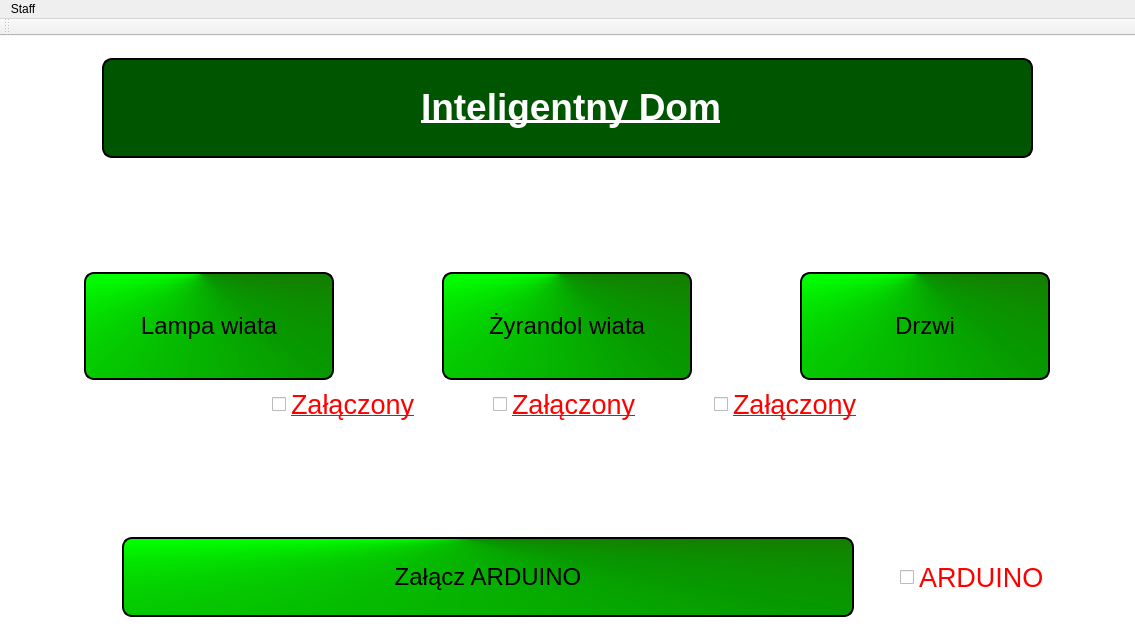
<?xml version="1.0" encoding="UTF-8"?>
<ui version="4.0">
 <class>MainWindow</class>
 <widget class="QMainWindow" name="MainWindow">
  <property name="geometry">
   <rect>
    <x>0</x>
    <y>0</y>
    <width>1135</width>
    <height>639</height>
   </rect>
  </property>
  <property name="windowTitle">
   <string>MainWindow</string>
  </property>
  <property name="windowIcon">
   <iconset resource="database.qrc">
    <normaloff>:/image/rasp.png</normaloff>:/image/rasp.png</iconset>
  </property>
  <property name="styleSheet">
   <string notr="true">QCheckBox:unchecked {
  color: red;
}
QCheckBox:checked {
  color: green;
}
QMainWindow{
background-color: rgb(255, 255, 255);
}






</string>
  </property>
  <widget class="QWidget" name="centralWidget">
   <property name="sizePolicy">
    <sizepolicy hsizetype="Expanding" vsizetype="Expanding">
     <horstretch>0</horstretch>
     <verstretch>0</verstretch>
    </sizepolicy>
   </property>
   <property name="styleSheet">
    <string notr="true">QPushButton:pressed
{
background-color: qconicalgradient(cx:0.466346, cy:0, angle:98.8604, stop:0.240385 rgba(1, 122, 0, 255), stop:0.552885 rgba(3, 64, 0, 255), stop:0.995192 rgba(10, 20, 0, 255), stop:1 rgba(255, 255, 255, 255));
border-style: outset;
border-width: 2px;
border-radius: 10px;
border-color: black;
}
QPushButton:disabled
{
background-color: qconicalgradient(cx:0.504808, cy:0.0795455, angle:332.19, stop:0.0913462 rgba(0, 255, 5, 227), stop:0.533654 rgba(0, 255, 101, 236), stop:0.846154 rgba(0, 255, 98, 238));
border-style: outset;
border-width: 2px;
border-radius: 10px;
border-color: black;
}
QPushButton
{
background-color: qconicalgradient(cx:0.466346, cy:0, angle:98.8604, stop:0.240385 rgba(2, 255, 0, 255), stop:0.552885 rgba(7, 153, 0, 255), stop:0.995192 rgba(41, 81, 0, 255), stop:1 rgba(255, 255, 255, 255));
border-style: outset;
border-width: 2px;
border-radius: 10px;
border-color: black;
}
QPushButton:hover  {
    color:black;
	background-color: qconicalgradient(cx:0.511236, cy:0.0340909, angle:89.3626, stop:0 rgba(57, 223, 54, 255), stop:1 rgba(115, 255, 143, 255));
border-style: outset;
border-width: 2px;
border-radius: 10px;
border-color: black;
}
	</string>
   </property>
   <layout class="QVBoxLayout" name="verticalLayout">
    <item>
     <widget class="QWidget" name="menu_view" native="true">
      <property name="sizePolicy">
       <sizepolicy hsizetype="Expanding" vsizetype="Expanding">
        <horstretch>0</horstretch>
        <verstretch>0</verstretch>
       </sizepolicy>
      </property>
      <layout class="QGridLayout" name="window">
       <item row="0" column="0">
        <layout class="QGridLayout" name="gridLayout_2">
         <item row="1" column="0">
          <layout class="QHBoxLayout" name="horizontalLayout_2">
           <item>
            <spacer name="horizontalSpacer">
             <property name="orientation">
              <enum>Qt::Horizontal</enum>
             </property>
             <property name="sizeType">
              <enum>QSizePolicy::Minimum</enum>
             </property>
             <property name="sizeHint" stdset="0">
              <size>
               <width>80</width>
               <height>20</height>
              </size>
             </property>
            </spacer>
           </item>
           <item>
            <widget class="QLabel" name="label">
             <property name="sizePolicy">
              <sizepolicy hsizetype="Preferred" vsizetype="MinimumExpanding">
               <horstretch>0</horstretch>
               <verstretch>0</verstretch>
              </sizepolicy>
             </property>
             <property name="maximumSize">
              <size>
               <width>16777215</width>
               <height>100</height>
              </size>
             </property>
             <property name="font">
              <font>
               <pointsize>20</pointsize>
              </font>
             </property>
             <property name="styleSheet">
              <string notr="true">QLabel
{
border-style: outset;
border-width: 2px;
color:white;
border-radius: 10px;
border-color: black;
background-color: rgb(0, 85, 0);
}</string>
             </property>
             <property name="frameShape">
              <enum>QFrame::NoFrame</enum>
             </property>
             <property name="text">
              <string>&lt;html&gt;&lt;head/&gt;&lt;body&gt;&lt;p align=&quot;center&quot;&gt;&lt;span style=&quot; font-size:28pt; font-weight:600; text-decoration: underline;&quot;&gt;Inteligentny Dom&lt;/span&gt;&lt;/p&gt;&lt;/body&gt;&lt;/html&gt;</string>
             </property>
            </widget>
           </item>
           <item>
            <spacer name="horizontalSpacer_2">
             <property name="orientation">
              <enum>Qt::Horizontal</enum>
             </property>
             <property name="sizeType">
              <enum>QSizePolicy::Minimum</enum>
             </property>
             <property name="sizeHint" stdset="0">
              <size>
               <width>80</width>
               <height>20</height>
              </size>
             </property>
            </spacer>
           </item>
          </layout>
         </item>
         <item row="6" column="0">
          <layout class="QHBoxLayout" name="horizontalLayout_5">
           <item>
            <spacer name="horizontalSpacer_3">
             <property name="orientation">
              <enum>Qt::Horizontal</enum>
             </property>
             <property name="sizeType">
              <enum>QSizePolicy::Fixed</enum>
             </property>
             <property name="sizeHint" stdset="0">
              <size>
               <width>100</width>
               <height>20</height>
              </size>
             </property>
            </spacer>
           </item>
           <item>
            <widget class="QPushButton" name="set_arduino">
             <property name="sizePolicy">
              <sizepolicy hsizetype="MinimumExpanding" vsizetype="Expanding">
               <horstretch>0</horstretch>
               <verstretch>0</verstretch>
              </sizepolicy>
             </property>
             <property name="minimumSize">
              <size>
               <width>50</width>
               <height>30</height>
              </size>
             </property>
             <property name="maximumSize">
              <size>
               <width>1000</width>
               <height>80</height>
              </size>
             </property>
             <property name="font">
              <font>
               <pointsize>18</pointsize>
              </font>
             </property>
             <property name="styleSheet">
              <string notr="true"/>
             </property>
             <property name="text">
              <string>Załącz ARDUINO</string>
             </property>
            </widget>
           </item>
           <item>
            <spacer name="horizontalSpacer_10">
             <property name="orientation">
              <enum>Qt::Horizontal</enum>
             </property>
             <property name="sizeType">
              <enum>QSizePolicy::Fixed</enum>
             </property>
             <property name="sizeHint" stdset="0">
              <size>
               <width>40</width>
               <height>20</height>
              </size>
             </property>
            </spacer>
           </item>
           <item>
            <widget class="QCheckBox" name="box_arduino">
             <property name="sizePolicy">
              <sizepolicy hsizetype="Expanding" vsizetype="Fixed">
               <horstretch>0</horstretch>
               <verstretch>0</verstretch>
              </sizepolicy>
             </property>
             <property name="minimumSize">
              <size>
               <width>160</width>
               <height>60</height>
              </size>
             </property>
             <property name="maximumSize">
              <size>
               <width>80</width>
               <height>16777215</height>
              </size>
             </property>
             <property name="font">
              <font>
               <pointsize>20</pointsize>
              </font>
             </property>
             <property name="styleSheet">
              <string notr="true"/>
             </property>
             <property name="text">
              <string>ARDUINO</string>
             </property>
            </widget>
           </item>
           <item>
            <spacer name="horizontalSpacer_11">
             <property name="orientation">
              <enum>Qt::Horizontal</enum>
             </property>
             <property name="sizeType">
              <enum>QSizePolicy::Fixed</enum>
             </property>
             <property name="sizeHint" stdset="0">
              <size>
               <width>40</width>
               <height>20</height>
              </size>
             </property>
            </spacer>
           </item>
           <item>
            <widget class="QLabel" name="label_2">
             <property name="maximumSize">
              <size>
               <width>200</width>
               <height>200</height>
              </size>
             </property>
             <property name="styleSheet">
              <string notr="true">QLabel
{
border: 0px;
background-color: rgba(255, 255, 255, 0);

}</string>
             </property>
             <property name="text">
              <string/>
             </property>
             <property name="pixmap">
              <pixmap resource="database.qrc">:/image/arduino.jpg</pixmap>
             </property>
             <property name="scaledContents">
              <bool>true</bool>
             </property>
             <property name="wordWrap">
              <bool>false</bool>
             </property>
             <property name="margin">
              <number>3</number>
             </property>
             <property name="indent">
              <number>44</number>
             </property>
             <property name="openExternalLinks">
              <bool>false</bool>
             </property>
             <property name="textInteractionFlags">
              <set>Qt::LinksAccessibleByKeyboard|Qt::LinksAccessibleByMouse</set>
             </property>
            </widget>
           </item>
          </layout>
         </item>
         <item row="3" column="0">
          <layout class="QHBoxLayout" name="horizontalLayout">
           <item>
            <layout class="QGridLayout" name="gridLayout_3">
             <item row="0" column="0">
              <widget class="QPushButton" name="Button_light_shed">
               <property name="sizePolicy">
                <sizepolicy hsizetype="Expanding" vsizetype="Expanding">
                 <horstretch>0</horstretch>
                 <verstretch>0</verstretch>
                </sizepolicy>
               </property>
               <property name="minimumSize">
                <size>
                 <width>0</width>
                 <height>40</height>
                </size>
               </property>
               <property name="maximumSize">
                <size>
                 <width>250</width>
                 <height>300</height>
                </size>
               </property>
               <property name="font">
                <font>
                 <pointsize>18</pointsize>
                </font>
               </property>
               <property name="text">
                <string>Lampa wiata</string>
               </property>
               <property name="checkable">
                <bool>true</bool>
               </property>
               <property name="checked">
                <bool>false</bool>
               </property>
              </widget>
             </item>
            </layout>
           </item>
           <item>
            <spacer name="horizontalSpacer_4">
             <property name="orientation">
              <enum>Qt::Horizontal</enum>
             </property>
             <property name="sizeType">
              <enum>QSizePolicy::Minimum</enum>
             </property>
             <property name="sizeHint" stdset="0">
              <size>
               <width>40</width>
               <height>20</height>
              </size>
             </property>
            </spacer>
           </item>
           <item>
            <layout class="QGridLayout" name="gridLayout_7">
             <item row="0" column="0">
              <widget class="QPushButton" name="Button_chandelier">
               <property name="sizePolicy">
                <sizepolicy hsizetype="Expanding" vsizetype="Fixed">
                 <horstretch>0</horstretch>
                 <verstretch>0</verstretch>
                </sizepolicy>
               </property>
               <property name="minimumSize">
                <size>
                 <width>0</width>
                 <height>40</height>
                </size>
               </property>
               <property name="maximumSize">
                <size>
                 <width>250</width>
                 <height>300</height>
                </size>
               </property>
               <property name="font">
                <font>
                 <pointsize>18</pointsize>
                </font>
               </property>
               <property name="text">
                <string>Żyrandol wiata</string>
               </property>
              </widget>
             </item>
            </layout>
           </item>
           <item>
            <spacer name="horizontalSpacer_5">
             <property name="orientation">
              <enum>Qt::Horizontal</enum>
             </property>
             <property name="sizeType">
              <enum>QSizePolicy::Minimum</enum>
             </property>
             <property name="sizeHint" stdset="0">
              <size>
               <width>40</width>
               <height>20</height>
              </size>
             </property>
            </spacer>
           </item>
           <item>
            <layout class="QGridLayout" name="gridLayout_8">
             <item row="0" column="0">
              <widget class="QPushButton" name="Button_light_door">
               <property name="sizePolicy">
                <sizepolicy hsizetype="Expanding" vsizetype="Fixed">
                 <horstretch>0</horstretch>
                 <verstretch>0</verstretch>
                </sizepolicy>
               </property>
               <property name="minimumSize">
                <size>
                 <width>20</width>
                 <height>40</height>
                </size>
               </property>
               <property name="maximumSize">
                <size>
                 <width>250</width>
                 <height>300</height>
                </size>
               </property>
               <property name="font">
                <font>
                 <pointsize>18</pointsize>
                </font>
               </property>
               <property name="text">
                <string>Drzwi</string>
               </property>
              </widget>
             </item>
            </layout>
           </item>
          </layout>
         </item>
         <item row="4" column="0">
          <layout class="QHBoxLayout" name="horizontalLayout_3">
           <item>
            <spacer name="horizontalSpacer_8">
             <property name="orientation">
              <enum>Qt::Horizontal</enum>
             </property>
             <property name="sizeType">
              <enum>QSizePolicy::Fixed</enum>
             </property>
             <property name="sizeHint" stdset="0">
              <size>
               <width>250</width>
               <height>20</height>
              </size>
             </property>
            </spacer>
           </item>
           <item>
            <layout class="QGridLayout" name="gridLayout_10">
             <item row="0" column="0" alignment="Qt::AlignHCenter">
              <widget class="QCheckBox" name="Box_light_shed">
               <property name="sizePolicy">
                <sizepolicy hsizetype="Maximum" vsizetype="Fixed">
                 <horstretch>0</horstretch>
                 <verstretch>0</verstretch>
                </sizepolicy>
               </property>
               <property name="font">
                <font>
                 <pointsize>20</pointsize>
                 <underline>true</underline>
                </font>
               </property>
               <property name="layoutDirection">
                <enum>Qt::LeftToRight</enum>
               </property>
               <property name="text">
                <string>Załączony</string>
               </property>
               <property name="iconSize">
                <size>
                 <width>50</width>
                 <height>50</height>
                </size>
               </property>
               <property name="checkable">
                <bool>true</bool>
               </property>
               <property name="tristate">
                <bool>false</bool>
               </property>
              </widget>
             </item>
            </layout>
           </item>
           <item>
            <spacer name="horizontalSpacer_6">
             <property name="orientation">
              <enum>Qt::Horizontal</enum>
             </property>
             <property name="sizeType">
              <enum>QSizePolicy::Expanding</enum>
             </property>
             <property name="sizeHint" stdset="0">
              <size>
               <width>80</width>
               <height>20</height>
              </size>
             </property>
            </spacer>
           </item>
           <item>
            <layout class="QGridLayout" name="gridLayout_13">
             <item row="0" column="0" alignment="Qt::AlignHCenter">
              <widget class="QCheckBox" name="Box_chandelier">
               <property name="sizePolicy">
                <sizepolicy hsizetype="Maximum" vsizetype="Fixed">
                 <horstretch>0</horstretch>
                 <verstretch>0</verstretch>
                </sizepolicy>
               </property>
               <property name="font">
                <font>
                 <pointsize>20</pointsize>
                 <underline>true</underline>
                </font>
               </property>
               <property name="layoutDirection">
                <enum>Qt::LeftToRight</enum>
               </property>
               <property name="styleSheet">
                <string notr="true"/>
               </property>
               <property name="text">
                <string>Załączony</string>
               </property>
               <property name="checkable">
                <bool>true</bool>
               </property>
               <property name="tristate">
                <bool>false</bool>
               </property>
              </widget>
             </item>
            </layout>
           </item>
           <item>
            <spacer name="horizontalSpacer_7">
             <property name="orientation">
              <enum>Qt::Horizontal</enum>
             </property>
             <property name="sizeType">
              <enum>QSizePolicy::Expanding</enum>
             </property>
             <property name="sizeHint" stdset="0">
              <size>
               <width>80</width>
               <height>20</height>
              </size>
             </property>
            </spacer>
           </item>
           <item>
            <layout class="QGridLayout" name="gridLayout_14">
             <item row="0" column="0" alignment="Qt::AlignHCenter">
              <widget class="QCheckBox" name="Box_light_door">
               <property name="sizePolicy">
                <sizepolicy hsizetype="Maximum" vsizetype="Fixed">
                 <horstretch>0</horstretch>
                 <verstretch>0</verstretch>
                </sizepolicy>
               </property>
               <property name="font">
                <font>
                 <pointsize>20</pointsize>
                 <underline>true</underline>
                </font>
               </property>
               <property name="layoutDirection">
                <enum>Qt::LeftToRight</enum>
               </property>
               <property name="text">
                <string>Załączony</string>
               </property>
               <property name="checkable">
                <bool>true</bool>
               </property>
               <property name="tristate">
                <bool>false</bool>
               </property>
              </widget>
             </item>
             <item row="0" column="1">
              <spacer name="horizontalSpacer_9">
               <property name="orientation">
                <enum>Qt::Horizontal</enum>
               </property>
               <property name="sizeType">
                <enum>QSizePolicy::Fixed</enum>
               </property>
               <property name="sizeHint" stdset="0">
                <size>
                 <width>250</width>
                 <height>20</height>
                </size>
               </property>
              </spacer>
             </item>
            </layout>
           </item>
          </layout>
         </item>
         <item row="5" column="0">
          <spacer name="verticalSpacer">
           <property name="orientation">
            <enum>Qt::Vertical</enum>
           </property>
           <property name="sizeHint" stdset="0">
            <size>
             <width>20</width>
             <height>40</height>
            </size>
           </property>
          </spacer>
         </item>
         <item row="2" column="0">
          <spacer name="verticalSpacer_2">
           <property name="orientation">
            <enum>Qt::Vertical</enum>
           </property>
           <property name="sizeType">
            <enum>QSizePolicy::MinimumExpanding</enum>
           </property>
           <property name="sizeHint" stdset="0">
            <size>
             <width>20</width>
             <height>30</height>
            </size>
           </property>
          </spacer>
         </item>
        </layout>
       </item>
      </layout>
     </widget>
    </item>
   </layout>
  </widget>
  <widget class="QMenuBar" name="menuBar">
   <property name="geometry">
    <rect>
     <x>0</x>
     <y>0</y>
     <width>1135</width>
     <height>20</height>
    </rect>
   </property>
   <widget class="QMenu" name="menuStaff">
    <property name="title">
     <string>Staff</string>
    </property>
    <addaction name="actionSettings"/>
    <addaction name="separator"/>
    <addaction name="actionOnly_staff"/>
   </widget>
   <addaction name="menuStaff"/>
  </widget>
  <widget class="QToolBar" name="mainToolBar">
   <attribute name="toolBarArea">
    <enum>TopToolBarArea</enum>
   </attribute>
   <attribute name="toolBarBreak">
    <bool>false</bool>
   </attribute>
  </widget>
  <action name="actionSettings">
   <property name="text">
    <string>Settings</string>
   </property>
  </action>
  <action name="actionOnly_staff">
   <property name="text">
    <string>Only staff</string>
   </property>
  </action>
 </widget>
 <layoutdefault spacing="6" margin="11"/>
 <resources>
  <include location="database.qrc"/>
 </resources>
 <connections/>
</ui>
